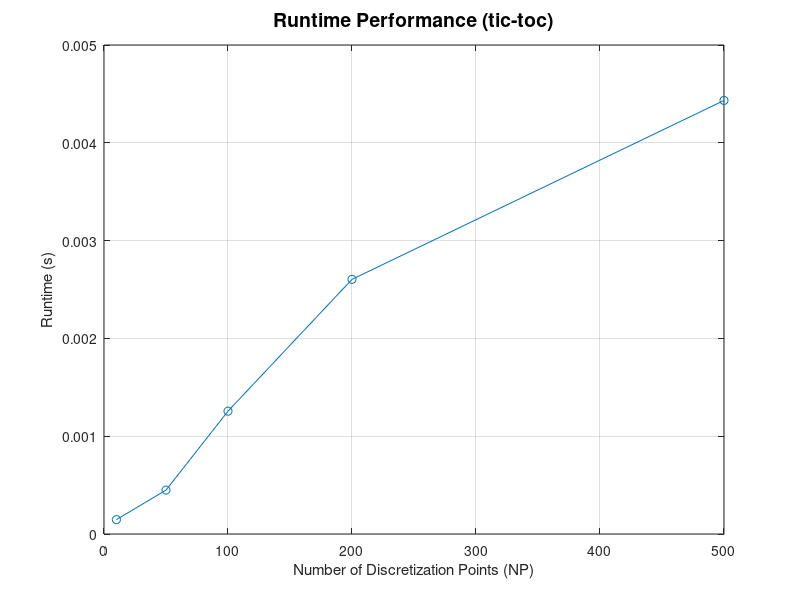
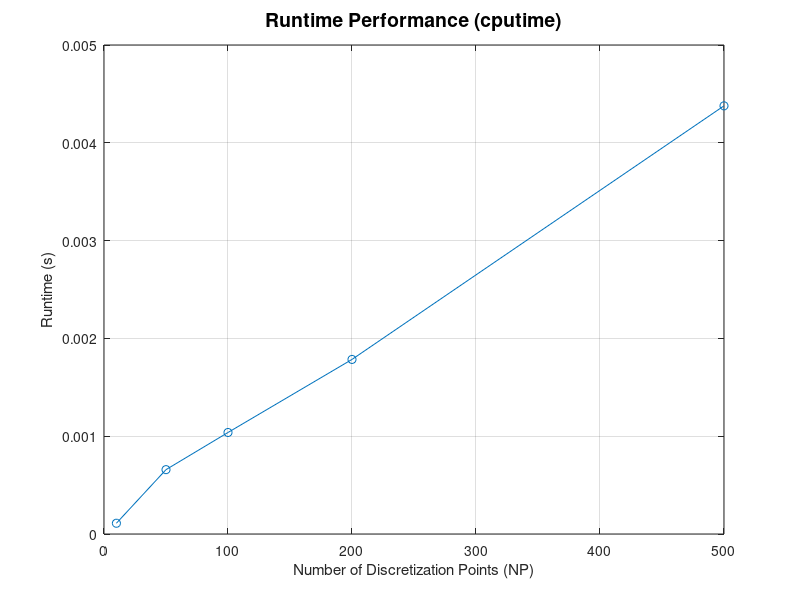
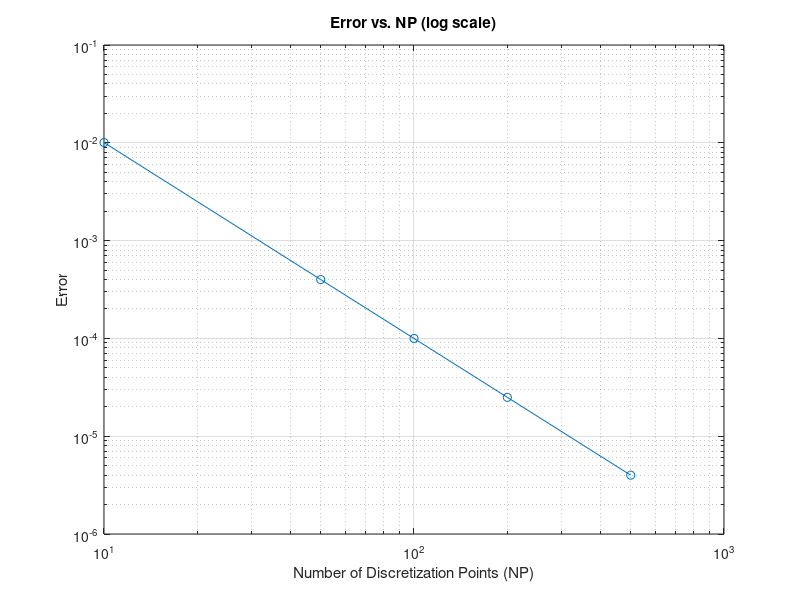

Reproduce these figures in MATLAB, in order.
% Analytic function to integrate
f = @(x) cos(x);

% Exact integral of the function
exact_integral = @(xmin, xmax) sin(xmax) - sin(xmin);

% Midpoint rule for numerical integration
function integral = midpoint_rule(f, xmin, xmax, NP)
    h = (xmax - xmin) / NP;
    integral = 0;
    for i = 0:(NP - 1)
        x = xmin + (i + 0.5) * h;
        integral = integral + h * f(x);
    end
end

% Define the range [xmin, xmax]
xmin = 0;
xmax = 5;

% List of NP values to test
NPs = [10, 50, 100, 200, 500];

% Lists to store runtimes and errors
runtimes_tic_toc = zeros(1, numel(NPs));
runtimes_cputime = zeros(1, numel(NPs));
errors = zeros(1, numel(NPs));

% Perform the integration for each NP value
for i = 1:numel(NPs)
    NP = NPs(i);
    
    % Measure runtime using tic-toc
    start_time = tic;
    numerical_integral = midpoint_rule(f, xmin, xmax, NP);
    end_time = toc(start_time);
    runtimes_tic_toc(i) = end_time;
    
    % Measure runtime using cputime
    start_time = cputime;
    numerical_integral = midpoint_rule(f, xmin, xmax, NP);
    end_time = cputime - start_time;
    runtimes_cputime(i) = end_time;
    
    exact = exact_integral(xmin, xmax);
    error = abs(numerical_integral - exact);
    errors(i) = error;
end

% Plot runtime performance using tic-toc
figure(1);
plot(NPs, runtimes_tic_toc, 'o-');
xlabel('Number of Discretization Points (NP)');
ylabel('Runtime (s)');
title('Runtime Performance (tic-toc)', 'FontSize', 14);
grid on;

% Plot runtime performance using cputime
figure(2);
plot(NPs, runtimes_cputime, 'o-');
xlabel('Number of Discretization Points (NP)');
ylabel('Runtime (s)');
title('Runtime Performance (cputime)', 'FontSize', 14);
grid on;

% Plot errors on a log scale
figure(3);
loglog(NPs, errors, 'o-');
xlabel('Number of Discretization Points (NP)');
ylabel('Error');
title('Error vs. NP (log scale)'), 'FontSize', 14;
grid on;
